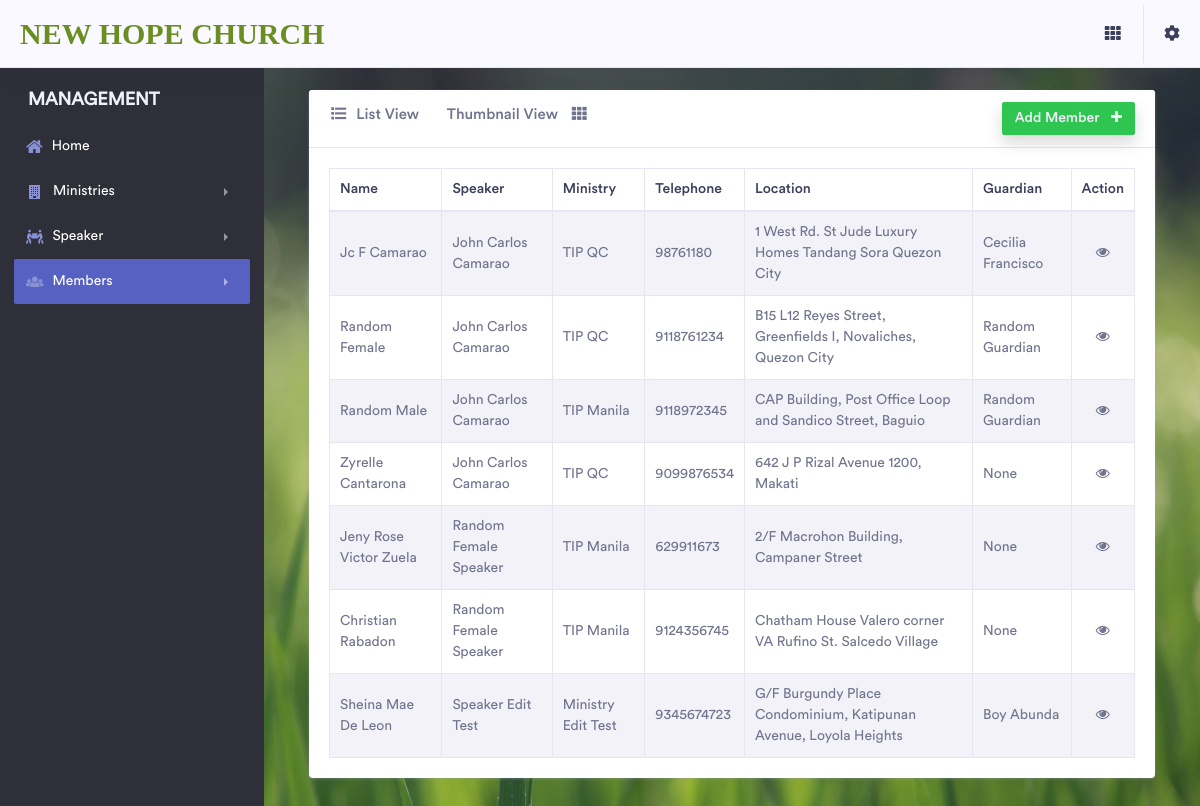
Page /members/table/ (signed in) on the committed database.
### Member/models.py (models this page shows, shortened)
class Member(models.Model):
    name = models.CharField(max_length=255)
    active = models.BooleanField()
    speaker = models.ForeignKey(Speaker, on_delete=models.CASCADE, null=True, blank=True)
    ministry = models.ForeignKey(Ministry, on_delete=models.CASCADE, null=True, blank=True)
    telephone = models.PositiveIntegerField(null=True, blank=True)
    location = models.CharField(max_length=255)
    fathers_name = models.CharField(max_length=255, null=True, blank=True)
    mothers_name = models.CharField(max_length=255, null=True, blank=True)
    guardians_name = models.CharField(max_length=255, null=True, blank=True)
    new_believer_school = models.BooleanField()
    pays_tithe = models.BooleanField()
    working = models.BooleanField()
    schooling = models.BooleanField()
    picture = models.ImageField(upload_to=upload_image_path, null=True, blank=True)
    objects = MemberManager()

class Speaker(models.Model):
    name = models.CharField(max_length=255)
    age = models.PositiveIntegerField(null=True, blank=True)
    telephone = models.PositiveIntegerField(null=True, blank=True)
    picture = models.ImageField(upload_to=upload_image_path, null=True, blank=True)
    def __str__(self):
        return self.name

class Ministry(models.Model):
    name = models.CharField(max_length=255)
    telephone = models.PositiveIntegerField(null=True, blank=True)
    description = models.TextField()
    leader = models.CharField(max_length=255)
    def __str__(self):
        return self.name

### Member/views.py (the view)
# urls.py: path('table/', table_members, name="table_members"),
@login_required
def table_members(request):
    template = "members/table.html"
    members = Member.objects.active()
    profile = UserProfile.objects.get_or_create(user=request.user)
    context = {"members": members, "members_active_list": "active", "profile": profile}
    return render(request, template, context)

### Member/models.py (called while the page is built)
    def active(self):
        qs = self.get_queryset().filter(active=True)
        return qs

### templates/members/table.html (shortened to what this page needs)
{% extends 'base.html' %}
{% block content %}
    <div class="dashboard-wrapper">
        <div class="container-fluid dashboard-content">
            <div class="col-xl-12 col-lg-12 col-md-12 col-sm-12 col-12">
            <div class="card">
                <h5 class="card-header">
                    <a href="{% url 'add_member' %}" class="btn btn-sm btn-success shadow float-right text-light ml-5">Add Member <i class="fa fa-plus ml-2"></i></a>
                    <a href="{% url 'list_members' %}" class="mr-4"><i class="fas fa-fw fa-list mr-2"></i>List View</a>
                    <a href="{% url 'thumbnail_members' %}">Thumbnail View <i class="ml-2 fas fa-fw fa-th"></i></a></h5>
                <div class="card-body">
                    <div class="table-responsive">
                        <table class="table table-striped table-bordered first">
                            <thead>
                                <tr>
                                    <th>Name</th>
                                    <th>Speaker</th>
                                    <th>Ministry</th>
                                    <th>Telephone</th>
                                    <th>Location</th>
                                    <th>Guardian</th>
                                    <th>Action</th>
                                </tr>
                            </thead>
                            <tbody>
                            {% for member in members %}
                                <tr>
                                    <td>{{ member.name }}</td>
                                    <td>{{ member.speaker }}</td>
                                    <td>{{ member.ministry }}</td>
                                    <td>{{ member.telephone }}</td>
                                    <td>{{ member.location }}</td>
                                    <td>{{ member.guardians_name }}</td>
                                    <td class="text-center"><a href="{% url 'detail_member' member.pk %}"><i class="fa fa-eye"></i></a></td>
                                </tr>
                            {% endfor %}
                            </tbody>
                        </table>
                    </div>
                </div>
            </div>
     </div>
        </div>
{% endblock content %}

### rows in the picture
Member: name "Jc F Camarao", speaker "John Carlos Camarao", ministry "TIP QC", telephone "98761180", location "1 West Rd. St Jude Luxury Homes Tandang Sora Quezon City", guardians_name "Cecilia Francisco"
Member: name "Random Female", speaker "John Carlos Camarao", ministry "TIP QC", telephone "9118761234", location "B15 L12 Reyes Street, Greenfields I, Novaliches, Quezon City", guardians_name "Random Guardian"
Member: name "Random Male", speaker "John Carlos Camarao", ministry "TIP Manila", telephone "9118972345", location "CAP Building, Post Office Loop and Sandico Street, Baguio", guardians_name "Random Guardian"
Member: name "Zyrelle Cantarona", speaker "John Carlos Camarao", ministry "TIP QC", telephone "9099876534", location "642 J P Rizal Avenue 1200, Makati", guardians_name "None"
Member: name "Jeny Rose Victor Zuela", speaker "Random Female Speaker", ministry "TIP Manila", telephone "629911673", location "2/F Macrohon Building, Campaner Street", guardians_name "None"
Member: name "Christian Rabadon", speaker "Random Female Speaker", ministry "TIP Manila", telephone "9124356745", location "Chatham House Valero corner VA Rufino St. Salcedo Village", guardians_name "None"
Member: name "Sheina Mae De Leon", speaker "Speaker Edit Test", ministry "Ministry Edit Test", telephone "9345674723", location "G/F Burgundy Place Condominium, Katipunan Avenue, Loyola Heights", guardians_name "Boy Abunda"
